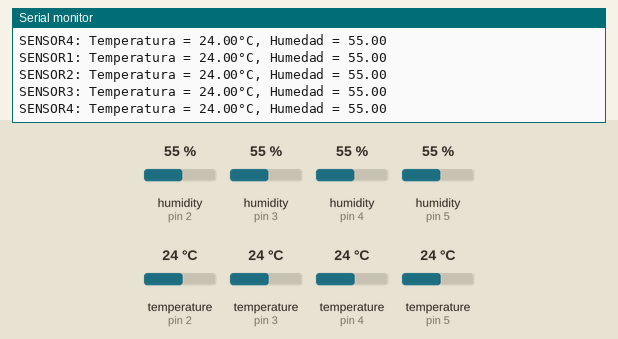
Bench run of a sketch on a simulated Arduino Mega 2560, built with avr-gcc and run on an emulated ATmega2560. Shown: the last lines printed to the serial monitor. The inputs (shaded band) are chosen by the test bench; at power-on: humidity (sensors on pin 2, pin 3, pin 4, pin 5) 55 %, temperature (sensors on pin 2, pin 3, pin 4, pin 5) 24 °C.

Above: at 3.1 s.
3.2 s: humidity (sensor on pin 2) set to 22 %
At 4.75 s:
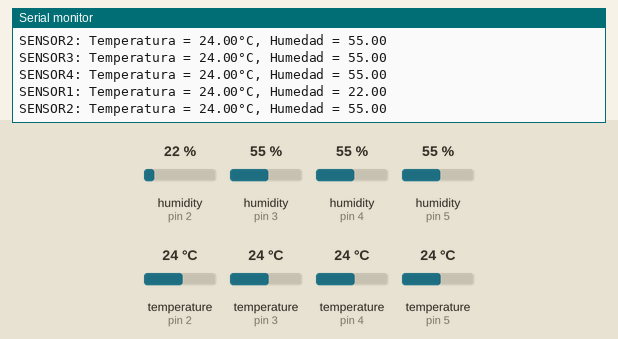
6.2 s: humidity (sensor on pin 3) set to 22 %
At 7.5 s:
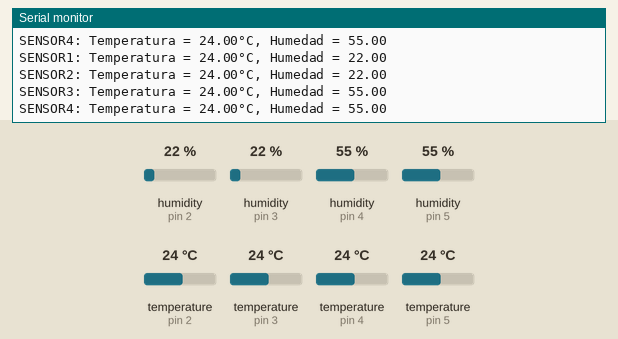
9.2 s: humidity (sensor on pin 4) set to 22 %
At 10.3 s:
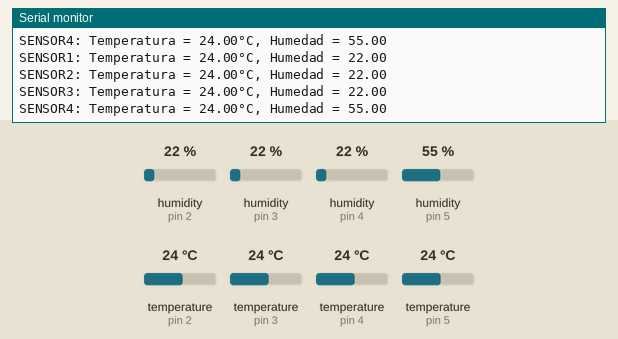
12.2 s: humidity (sensor on pin 5) set to 22 %
At 14.4 s:
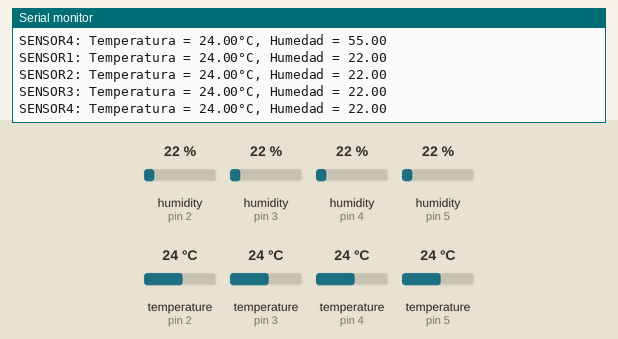
15.2 s: temperature (sensor on pin 2) set to 12 °C
At 16.21 s:
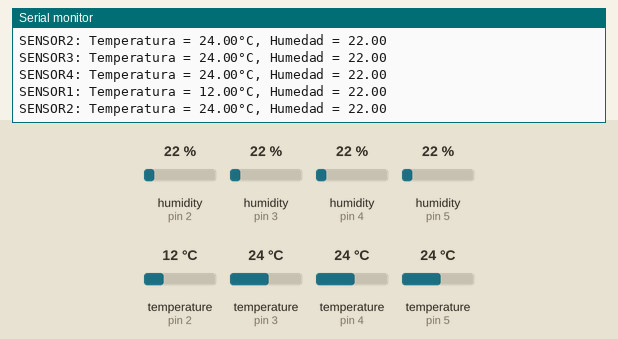
18.2 s: temperature (sensor on pin 3) set to 12 °C
At 19.9 s:
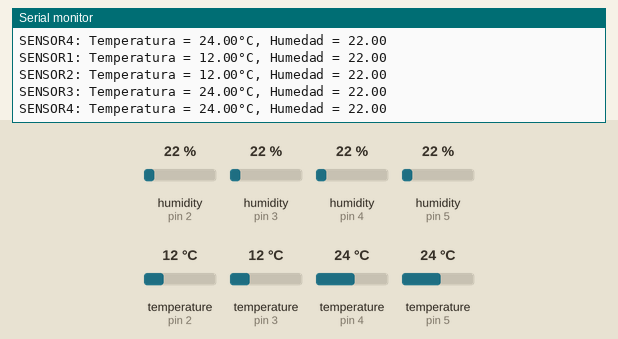
Timing chart, 0 to 21.4 s (numbered marks = the images above; inputs shaded):
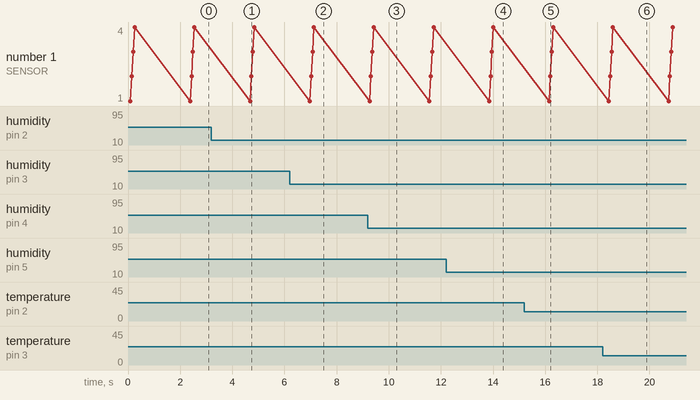

Measured:
- after the input at 3.2 s, the serial monitor: prints a new line after 1.5 s (image 1)
- after the input at 6.2 s, the serial monitor: prints a new line after 0.83 s (image 2)
- after the input at 9.2 s, the serial monitor: prints a new line after 0.17 s (image 3)
- after the input at 12.2 s, the serial monitor: prints a new line after 1.8 s (image 4)
- after the input at 15.2 s, the serial monitor: prints a new line after 0.95 s (image 5)
- after the input at 18.2 s, the serial monitor: prints a new line after 0.29 s (image 6)

The sketch:

mega.ino
```cpp
#include <DHT.h>
#include <SoftwareSerial.h>

#define DHT_PIN_1 2
#define DHT_PIN_2 3
#define DHT_PIN_3 4
#define DHT_PIN_4 5

#define POWER_PIN_1 6
#define POWER_PIN_2 7
#define POWER_PIN_3 8
#define POWER_PIN_4 9
#define FAN_POWER_PIN_1 10
#define FAN_POWER_PIN_2 11

DHT dht1(DHT_PIN_1, DHT11);
DHT dht2(DHT_PIN_2, DHT11);
DHT dht3(DHT_PIN_3, DHT11);
DHT dht4(DHT_PIN_4, DHT11);

SoftwareSerial espSerial(14, 15); // RX, TX

void setup() {
  Serial.begin(9600);
  espSerial.begin(9600);  // Inicia la comunicación serial con el ESP8266
  dht1.begin();
  dht2.begin();
  dht3.begin();
  dht4.begin();

  pinMode(POWER_PIN_1, OUTPUT);
  pinMode(POWER_PIN_2, OUTPUT);
  pinMode(POWER_PIN_3, OUTPUT);
  pinMode(POWER_PIN_4, OUTPUT);
  pinMode(FAN_POWER_PIN_1, OUTPUT);
  pinMode(FAN_POWER_PIN_2, OUTPUT);

  // Apagar inicialmente los ventiladores
  digitalWrite(FAN_POWER_PIN_1, LOW);
  digitalWrite(FAN_POWER_PIN_2, LOW);

  // Encender los sensores
  digitalWrite(POWER_PIN_1, HIGH);
  digitalWrite(POWER_PIN_2, HIGH);
  digitalWrite(POWER_PIN_3, HIGH);
  digitalWrite(POWER_PIN_4, HIGH);
}

void loop() {
  float temp1 = dht1.readTemperature();
  float hum1 = dht1.readHumidity();
  float temp2 = dht2.readTemperature();
  float hum2 = dht2.readHumidity();
  float temp3 = dht3.readTemperature();
  float hum3 = dht3.readHumidity();
  float temp4 = dht4.readTemperature();
  float hum4 = dht4.readHumidity();

  if (!isnan(temp1) && !isnan(hum1) && !isnan(temp2) && !isnan(hum2)
      && !isnan(temp3) && !isnan(hum3) && !isnan(temp4) && !isnan(hum4)) {

    Serial.print("SENSOR1: ");
    Serial.print("Temperatura = ");
    Serial.print(temp1);
    Serial.print("°C, Humedad = ");
    Serial.println(hum1);

    Serial.print("SENSOR2: ");
    Serial.print("Temperatura = ");
    Serial.print(temp2);
    Serial.print("°C, Humedad = ");
    Serial.println(hum2);

    Serial.print("SENSOR3: ");
    Serial.print("Temperatura = ");
    Serial.print(temp3);
    Serial.print("°C, Humedad = ");
    Serial.println(hum3);

    Serial.print("SENSOR4: ");
    Serial.print("Temperatura = ");
    Serial.print(temp4);
    Serial.print("°C, Humedad = ");
    Serial.println(hum4);

    // Enviar datos al ESP8266
    espSerial.print("DATA,");
    espSerial.print(temp1);
    espSerial.print(",");
    espSerial.print(hum1);
    espSerial.print(",");
    espSerial.print(temp2);
    espSerial.print(",");
    espSerial.print(hum2);
    espSerial.print(",");
    espSerial.print(temp3);
    espSerial.print(",");
    espSerial.print(hum3);
    espSerial.print(",");
    espSerial.print(temp4);
    espSerial.print(",");
    espSerial.println(hum4);
  } else {
    Serial.println("Error al leer los sensores.");
  }

  delay(2000);  // Espera 2 segundos antes de leer los sensores nuevamente
}
```
